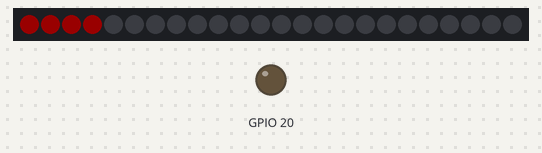
This program was run on a simulated Raspberry Pi (BCM pin numbers). On the bench: 24 RGB LEDs in strip order, left to right, output pins drawn as LEDs (lit = HIGH). Dim RGB values are drawn brighter than linear; threads take turns every 2 ms; the clock reads 2024-03-15 10:24:30 at power-on unless the program sets it.

Above: at 0.1 s.
At 3.4 s:
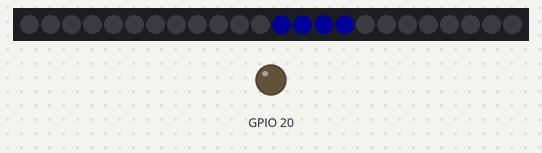
At 6.6 s:
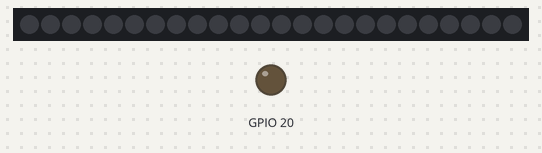
At 16.39 s:
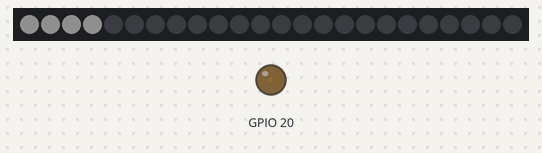
Timing chart, 0 to 38.0 s (numbered marks = the images above):
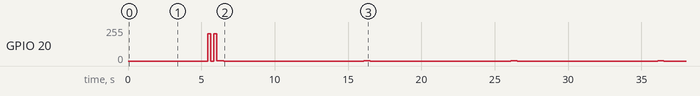

The program:

hmi_parallel_tester.py
```python
# Simple test for NeoPixels on Raspberry Pi
import time
import threading

import board
import neopixel
from vibration_motors import VibrationMotor
from led_sections import LedSection

def motor_thread_loop(motor_object):
    local_now = time.time() - 10
    motor_object.reset_sequence()
    while True:
        motor_object.iterate_sequence()
        time.sleep(0.02)

        if time.time() - local_now > 10:
            local_now = time.time()
            motor_object.reset_sequence()

if __name__ == "__main__":
    DT = 0.02

    # LED inits
    pixel_pin = board.D21
    num_pixels = 24
    pixels = neopixel.NeoPixel(pixel_pin, num_pixels, brightness=0.5, auto_write=False,
                               pixel_order=neopixel.GRB)

    section_list = [LedSection(0, pixels),
                    LedSection(1, pixels),
                    LedSection(2, pixels),
                    LedSection(3, pixels),
                    LedSection(4, pixels),
                    LedSection(5, pixels)]

    # Motor inits:
    motor_list = [VibrationMotor(1, 20)]
    motor_threads = [threading.Thread(target = motor_thread_loop, args=[mot]) for mot in motor_list]
    for current_thread in motor_threads:
        current_thread.daemon=True

    now = time.time() - 10
    try:

        for section in section_list:
            section.reset_sequence()

        motor_threads[0].start()

        while True:
            #for section in section_list:
             #   section.iterate_sequence()
            section_list[0].iterate_sequence()
            pixels.show()
            time.sleep(DT)

            if time.time() - now > 10:
                now = time.time()
                for section in section_list:
                    section.reset_sequence()

    finally: # Quit program cleanly
        time.sleep(0.1)
        for motor in motor_list:
            motor.turn_off()
            motor.gpio.stop()
        for section in section_list:
            section.turn_off()
        pixels.show()
```

vibration_motors.py
```python
# Simple test for NeoPixels on Raspberry Pi
import time
import threading
from struct import pack, unpack
import RPi.GPIO as gpio

def clamp(val, min_val, max_val):
    return max(min(val, max_val), min_val)

class VibrationMotor:

    DT = 0.01

    def __init__(self, m_id, pin_num):
        self.motor_id = m_id
        self.pin = pin_num

        gpio.setmode(gpio.BCM)
        gpio.setup(self.pin, gpio.OUT)
        self.gpio = gpio.PWM(self.pin, 400)
        self.gpio.start(0.0)

        self.execution = 0
        self.repetition = 0

        self.pulse_num = 0
        self.number_of_pulses = 1
        self.pulses = []
        for pulse in range(self.number_of_pulses):
            self.pulses.append(PulseDefinition())

        self.set_mode('wizzy_clear')
        self.is_active = False
        self.heartbeat()

    def heartbeat(self):
        self.gpio.ChangeDutyCycle(80.0)
        time.sleep(0.2)
        self.gpio.ChangeDutyCycle(0.0)
        time.sleep(0.2)
        self.gpio.ChangeDutyCycle(80.0)
        time.sleep(0.2)
        self.turn_off()

    def turn_off(self):
        self.is_active = False
        self.gpio.ChangeDutyCycle(0.0)

    def reset_sequence(self):
        #print ('began sequence, motor:', self.motor_id)
        self.set_state_params('attack')
        self.execution = 0
        self.repetition = 0

        self.current_power = 0
        self.pulse_num = 0
        self.last_state_change = time.time()
        self.last_iteration = time.time()
        self.is_active = True

    def iterate_sequence(self):
        #while True:
        if self.is_active:
            now = time.time()
            state_diff = now-self.last_state_change
            iteration_diff = now-self.last_iteration

            if state_diff > self.ramp_time:  # change to next state
                self.set_state_params(self.next_state)
                self.last_state_change = now

            else:   # Iterate next step
                self.current_power += self.jump_value * iteration_diff
                self.current_power = clamp(self.current_power, 0.0, 100.0)
                self.gpio.ChangeDutyCycle(self.current_power)
                self.last_iteration = now

            if self.repetition == self.pulses[self.pulse_num].repetitions:
                time.sleep(self.pulses[self.pulse_num].sequence_delay)
                now = time.time()
                # Compensate for lost time while sleeping:
                self.last_state_change = now
                self.last_iteration = now
                self.pulse_num += 1
                self.repetition = 0

            if self.pulse_num == self.number_of_pulses:
                self.execution += 1
                self.pulse_num = 0

            # Stop after some (2) iterations:
            if self.execution == self.max_executions:
                self.turn_off()

            #print('state:', state_diff, 'iter:', iteration_diff, 'jump:', self.jump_value, 'power:', self.current_power, 'pulse:', self.pulse_num, 'rep:', self.repetition, 'exec:', self.execution)

            #time.sleep(VibrationMotor.DT)

    def set_state_params(self, state):
        pulse = self.pulses[self.pulse_num]
        if state == 'attack':
            self.calc_state_params(pulse.attack, 0, pulse.power, 'sustain')
            self.repetition += 1

        elif state == 'sustain':
            self.calc_state_params(pulse.sustain, pulse.power, pulse.power, 'release')

        elif state == 'release':
            self.calc_state_params(pulse.release, pulse.power, 0, 'idle')

        elif state == 'idle':
            self.calc_state_params(pulse.pulse_delay, 0, 0, 'attack')

    def calc_state_params(self, state_time, start_value, end_value, next_state):
        self.ramp_time = state_time
        if self.ramp_time == 0:
            self.ramp_time = 0.01
        self.jump_value = (end_value - start_value) / self.ramp_time
        self.next_state = next_state


    def set_mode(self, mode):
        # All states are in capital letters!
        # Can be shortened after values are found.
#############################################################################################
        if mode == 'wizzy_clear':
            self.current_mode = 'wizzy_clear'

            # First pulse definition:
            self.pulses[0].power = 1
            self.pulses[0].attack = 0.01
            self.pulses[0].sustain = 0.01
            self.pulses[0].release = 0.01
            self.pulses[0].pulse_delay = 0.1
            self.pulses[0].sequence_delay = 0.1
            self.pulses[0].repetitions = 2

            if self.number_of_pulses > 1:
                self.pulses[1].power = 100
                self.pulses[1].attack = 0.05
                self.pulses[1].sustain = 0.1
                self.pulses[1].release = 0.05
                self.pulses[1].pulse_delay = 0.1
                self.pulses[1].sequence_delay = 0.2
                self.pulses[1].repetitions = 1

            self.max_executions = 1
###########################################################################################

        elif mode == 'wizzy_A':
            self.current_mode = 'wizzy_A'
            # First pulse definition:
            self.pulses[0].power = 70
            self.pulses[0].attack = 0.070
            self.pulses[0].sustain = 0.100
            self.pulses[0].release = 0.330
            self.pulses[0].pulse_delay = 0.1
            self.pulses[0].sequence_delay = 0.1
            self.pulses[0].repetitions = 1

            # Second pulse definition:
            if self.number_of_pulses > 1:
                self.pulses[1].power = 100
                self.pulses[1].attack = 0.05
                self.pulses[1].sustain = 0.1
                self.pulses[1].release = 0.05
                self.pulses[1].pulse_delay = 0.1
                self.pulses[1].sequence_delay = 0.2
                self.pulses[1].repetitions = 1

            self.max_executions = 1

        elif mode == 'wizzy_B':
            self.current_mode = 'wizzy_B'
            # First pulse definition:
            self.pulses[0].power = 85
            self.pulses[0].attack = 0.050
            self.pulses[0].sustain = 0.200
            self.pulses[0].release = 0.100
            self.pulses[0].pulse_delay = 0.200
            self.pulses[0].sequence_delay = 0.1
            self.pulses[0].repetitions = 2

            # Second pulse definition:
            if self.number_of_pulses > 1:
                self.pulses[1].power = 100
                self.pulses[1].attack = 0.05
                self.pulses[1].sustain = 0.1
                self.pulses[1].release = 0.05
                self.pulses[1].pulse_delay = 0.1
                self.pulses[1].sequence_delay = 0.2
                self.pulses[1].repetitions = 1

            self.max_executions = 1

        elif mode == 'wizzy_C':
            self.current_mode = 'wizzy_C'
            # First pulse definition:
            self.pulses[0].power = 110
            self.pulses[0].attack = 0.050
            self.pulses[0].sustain = 0.150
            self.pulses[0].release = 0.033
            self.pulses[0].pulse_delay = 0.100
            self.pulses[0].sequence_delay = 0.1
            self.pulses[0].repetitions = 5

            # Second pulse definition:
            if self.number_of_pulses > 1:
                self.pulses[1].power = 100
                self.pulses[1].attack = 0.05
                self.pulses[1].sustain = 0.1
                self.pulses[1].release = 0.05
                self.pulses[1].pulse_delay = 0.1
                self.pulses[1].sequence_delay = 0.2
                self.pulses[1].repetitions = 1

            self.max_executions = 1

        else:
            pass  # Non - existent mode!


class PulseDefinition:
    def __init__(self):
        self.power = 100  # full power
        self.attack = 0  # Seconds
        self.sustain = 0  # Seconds
        self.release = 0  # Seconds
        self.pulse_delay = 0
        self.sequence_delay = 0
        self.repetitions = 1

if __name__ == "__main__":

    desired_motor = 0  # [0-5]

    motor_list = [VibrationMotor(1, 20)]
    repeating_interval = 5  # Seconds

    now = time.time() - repeating_interval

    try:
        for motor in motor_list:
            motor.reset_sequence()
        while True:
            for motor in motor_list:
                motor.iterate_sequence()
            time.sleep(VibrationMotor.DT)

            if time.time() - now > repeating_interval:
                now = time.time()
                for motor in motor_list:
                    motor.reset_sequence()

    finally: # Quit program cleanly
        time.sleep(0.1)
        for motor in motor_list:
            motor.turn_off()
            motor.gpio.stop()
```

Source omitted: led_sections.py (9356 bytes)

Measured:
- by itself, GPIO 20: 204/255 → 0/255 at 5.6 s, → 204/255 0.20 s later, → 1/255 0.20 s later, → 0/255 0.46 s later, … (10 changes in this stretch)
- what the display in image 2 shows lasts 9.7 s, from 6.5 s to 16.2 s
